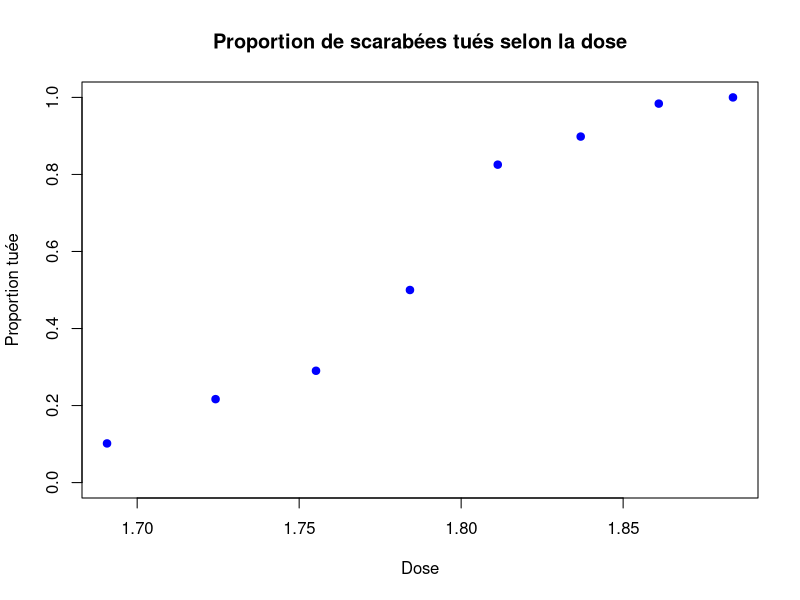
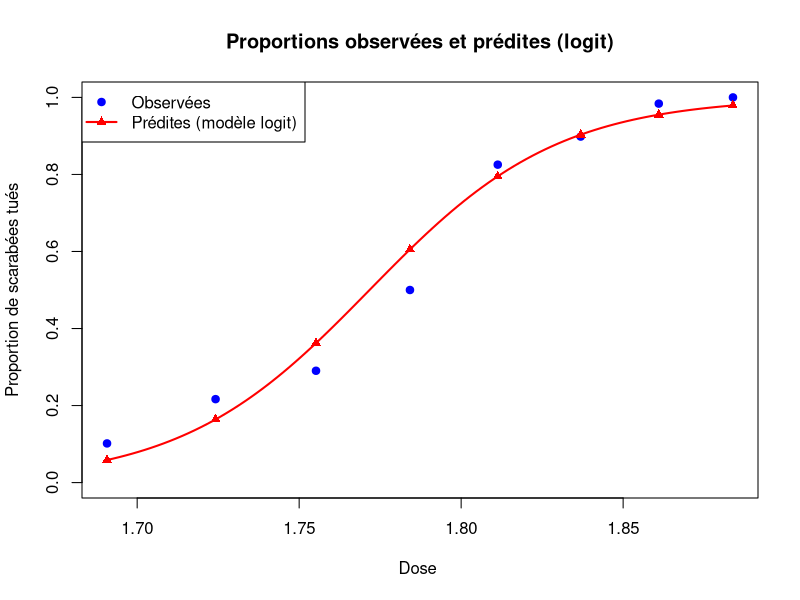
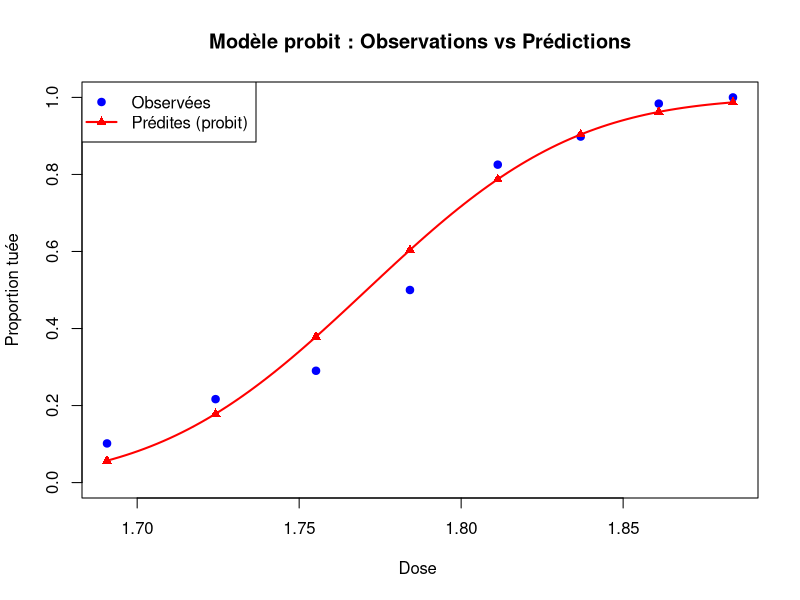
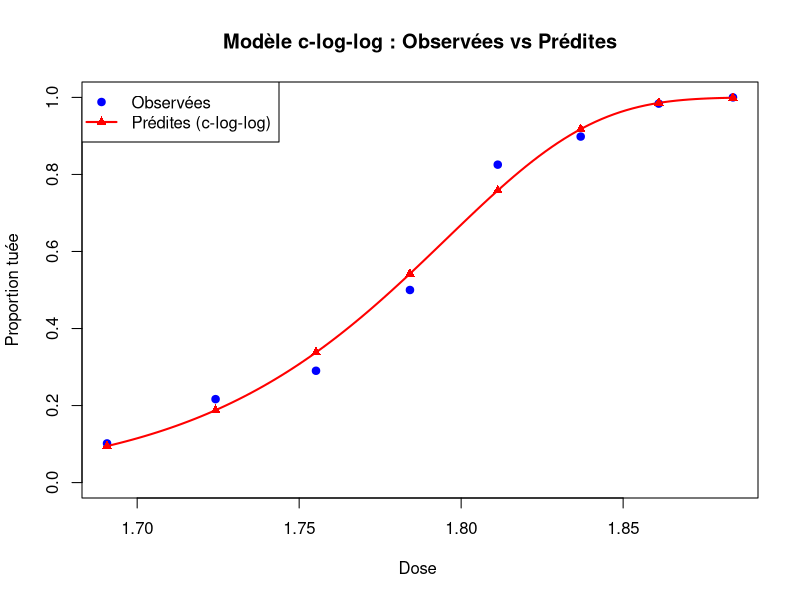

Reproduce these figures in R, in order.

# Soient x: la dose, n; le nombre de scarabées, et y: le nombre de scarabées touchés

#Données et  Variables globales :

x <- c(1.6907, 1.7242, 1.7552, 1.7842, 1.8113, 1.8369, 1.8610, 1.8839)
n <- c(59, 60, 62, 56, 63, 59, 62, 60)
y <- c(6, 13, 18, 28, 52, 53, 61, 60)


p_obs <- y / n # Proportions observées de scarabées tués à chaque dose

X <- cbind(1, x) # Construction de la matrice des xi: une seule fois pour tous les modèles

tol <- 1e-6    #  # Valeur de tolérance de convergence (pour l'algorithme Newton - Raphson ): pour les 3 modèles

max_iter <- 100

## Le graphique de la proportion observée: pi=Yi/ni en fonction de la dose Xi 

plot(x, p_obs, pch = 19, col = "blue",
     main = "Proportion de scarabées tués selon la dose",
     xlab = "Dose", ylab = "Proportion tuée", ylim = c(0,1))

#=====================================================
# Commentaires sur l'allure de la relation dose-reponse:
#======================================================

# La proportion de scarabées tués augmente avec la dose d'insecticide.
# Pour les plus faibles doses, la mortalité reste faible, puis elle croît rapidement entre 1.78 et 1.83
# avant d'atteindre presque 100% pour les plus fortes doses(>1.86).

#-----------------------------------------------------
#============= Fonctions communes aux 3 modeles  ====================:
#-----------------------------------------------------

deviances <- function(y, n, p_pred) {
  2 * sum(
    ifelse(y == 0, 0, y * log(y / (n * p_pred))) +
      ifelse(y == n, 0, (n - y) * log((n - y) / (n * (1 - p_pred))))
  )
}
chi2_pearson <- function(y, n, p_pred) {
  sum((y - n * p_pred)^2 / (n * p_pred * (1 - p_pred)))
}
#=============Logit=====================
#) Implémentation de  l’algorithme de Newton-Raphson jusqu’à convergence.
beta_logit=matrix(c(0,0), ncol=1)
iter <- 1
diff <- Inf   # initialiser la différence
while(diff > tol && iter < max_iter){
  eta <- X %*% beta_logit
  p   <- 1/(1+exp(-eta))
  mu  <- n * p
  U   <- t(X) %*% (y - mu)                           # score
  W   <- diag(as.numeric(n * p * (1-p)))
  I   <- t(X) %*% W %*% X                            # Fisher
  beta_new <- beta_logit + solve(I, U)                     # mise à jour
  diff <- max(abs(beta_new - beta_logit))
  beta_logit <- beta_new; iter <- iter + 1
}
b_logit <- as.numeric(beta_logit)

cat("Estimateurs du maximum de vraisemblance obtenus :\n",b_logit)
# -------------------------
# c) PRÉDICTIONS
# -------------------------

# i) Les valeurs prédites linéaires.
eta_logit <- X %*% beta_logit
eta_logit

#ii) Les proportions prédites.
p_logit <- 1 / (1 + exp(-eta_logit))
p_logit
# iii) Les effectifs prédits pour chaque dose.
Y_logit <- n * p_logit
Y_logit

# -------------------------
# d) Visualisation des résultats :
# -------------------------
plot(x, p_obs, pch = 19, col = "blue",
     main = "Proportions observées et prédites (logit)",
     xlab = "Dose ",
     ylab = "Proportion de scarabées tués",
     ylim = c(0, 1))

# Courbe prédite logistique
curve(1 / (1 + exp(-(beta_logit[1] + beta_logit[2] * x))),
      add = TRUE, col = "red", lwd = 2)

points(x, p_logit, col = "red", pch=17)

legend("topleft",
       legend = c("Observées", "Prédites (modèle logit)"),
       col = c("blue", "red"), pch = c(19, 17), lwd = c(NA, 2))

# Commentaires sur la qualité de l’ajustement:

#Le modèle logit arrive globalement à bien suivre la forme des données. La probabilité de mortalité augmente
#bien avec la dose, et la courbe ajustée passe très proche des points, surtout pour les doses moyennes et
#élevées. Aux faibles doses, on voit que le modèle (les points en bleu ) a tendance à prédire un peu trop de mortalité, et autour
#du milieu de la plage de doses il sous-estime légèrement. Mais ces écarts restent modestes. Dans l’ensemble,
#l’ajustement est satisfaisant et la tendance est capturée correctement.


# -------------------------
# e) Diagnostics :
# -------------------------
# La deviance D pour ce modèle
D_logit <- deviances(y, n, p_logit)
D_logit

# La statistique du χ2 de Pearson
X2_logit <- chi2_pearson(y, n, p_logit)
X2_logit


#------------------------------------------------------------------------------
#=============Probit=====================
#------------------------------------------------------------------------------
beta_probit=matrix(c(0,0), ncol=1)
iter <- 1
diff <- Inf   # initialiser la différence
while(diff > tol && iter < max_iter){
  eta <- X %*% beta_probit
  p   <- pnorm(eta)
  phi <- dnorm(eta)
  mu  <- n * p
  # score et Fisher
  U   <- t(X) %*% ((y - mu) * (phi / (p*(1-p))))
  W   <- diag(as.numeric(n * (phi^2) / (p*(1-p))))
  I   <- t(X) %*% W %*% X
  beta_new <- beta_probit + solve(I, U)
  diff <- max(abs(beta_new - beta_probit))
  beta_probit <- beta_new; iter <- iter + 1
}
b_probit <- as.numeric(beta_probit)
cat("Estimateurs du maximum de vraisemblance obtenus :\n",b_probit)

# -------------------------
# c) PRÉDICTIONS
# -------------------------

# (i) Valeurs linéaires prédites
eta_probit <- X %*% beta_probit
eta_probit

#(ii) Proportions prédites 
p_probit <-pnorm(eta_probit)
p_probit
# (iii) Effectifs prédits Ŷ_i = n_i * p̂_i
Y_probit <- n * p_probit 
Y_probit

# -------------------------
# d) Visualisation des résultats :
# -------------------------
plot(x, p_obs, pch = 19, col = "blue",
     xlab = "Dose ", ylab = "Proportion tuée",
     main = "Modèle probit : Observations vs Prédictions",
     ylim = c(0,1))

curve(pnorm(beta_probit[1] + beta_probit[2]*x), add = TRUE, col = "red", lwd = 2)
points(x, p_probit, col = "red", pch = 17)

legend("topleft", legend = c("Observées", "Prédites (probit)"),
       col = c("blue", "red"), pch = c(19,17), lwd = c(NA,2))


# Commentaires sur la qualité de l’ajustement:

#L'ajustement (la courbe en rouge ) suit très bien la tendance générale des observations: 
#Comme pour le modele logit, on observe une legère surestimation de la mortalité par le modèle (les points en bleu) aux faibles doses, et une sous estimation aux doses intermediaires.
#Pour les fortes doses, l'ajustement est très bon: les points et la courbe se confondent presque .


# -------------------------
# e) Diagnostics :
# -------------------------
# La deviance D pour ce modèle
D_probit <- deviances(y, n, p_probit)
D_probit

# La statistique du χ2 de Pearson
X2_probit <- chi2_pearson(y, n, p_probit)
X2_probit


#------------------------------------------------------------------------------
#=============C-log-log=====================
#------------------------------------------------------------------------------
beta_log=matrix(c(0,0), ncol=1)
iter <- 1
diff <- Inf   # initialiser la différence
while(diff > tol && iter < max_iter){
  eta <- X %*% beta_log
  p   <- 1 - exp(-exp(eta))                 # p(eta)
  dp  <- exp(eta - exp(eta))                # dp/d(eta)
  mu  <- n * p
  
  # Score et Fisher
  U <- t(X) %*% ((y - mu) * (dp / (p * (1 - p))))
  W <- diag(as.numeric(n * (dp^2) / (p * (1 - p))))
  I <- t(X) %*% W %*% X
  
  beta_new <- beta_log + solve(I, U)
  diff <- max(abs(beta_new - beta_log))
  beta_log <- beta_new; iter <- iter + 1
}
b_log <- as.numeric(beta_log)
cat("Estimateurs du maximum de vraisemblance obtenus :\n",b_log)

# -------------------------
# c) PRÉDICTIONS
# -------------------------

# (i) Valeurs linéaires prédites
eta_log <- X %*% beta_log
eta_log

#(ii) Proportions prédites p̂_i
p_log <-1 - exp(-exp(eta_log))
p_log
# (iii) Effectifs prédits Ŷ_i = n_i * p̂_i
Y_log <- n * p_log
Y_log

# -------------------------
# d) Visualisation des résultats :
# -------------------------
plot(x, p_obs, pch = 19, col = "blue",
     xlab = "Dose ", ylab = "Proportion tuée",
     main = "Modèle c-log-log : Observées vs Prédites", ylim = c(0,1))
curve(1 - exp(-exp(beta_log[1] + beta_log[2]*x)), add = TRUE, col = "red", lwd = 2)
points(x, p_log, col = "red", pch = 17)
legend("topleft", legend = c("Observées", "Prédites (c-log-log)"),
       col = c("blue", "red"), pch = c(19, 17), lwd = c(NA, 2))


# Commentaires sur la qualité de l’ajustement:
#Le modèle complémentaire log-log suit lui aussi très bien les données. Il fournit un ajustement satisfaisant
#et cohérent avec les données observées. Les écarts sont mineurs et ne remettent pas en cause la qualité du modèle


# -------------------------
# e) Diagnostics :
# -------------------------
# La deviance D pour ce modèle
D_log <- deviances(y, n, p_log)
D_log

# La statistique du χ2 de Pearson
X2_log <- chi2_pearson(y, n, p_log)
X2_log



#---------------------------------------------------------
#=========================Comparaison des modeles: ======
#-------------------------------------------------------

res <- data.frame(
  Modele = c("Logit", "Probit", "C-log-log"),
  beta0  = c(b_logit[1],b_probit[1],b_log[1]),
  beta1  = c(b_logit[2],b_probit[2],b_log[2]),
  
  Deviance = c(D_logit,D_probit,D_log),    # valeurs calculées D
  Chi2_Pearson = c(X2_logit,X2_probit,X2_log)     # valeurs calculées X2
)
res

# Comparaison des estimateurs des paramètres obtenus pour chaque modèle:
#Les trois modèles (logit, probit et c-log-log) donnent tous un coefficient beta1_chapeau > 0, ce qui confirme que la probabilité de mortalité augmente avec la dose.
#Les modèles sont donc cohérents sur l’effet principal.

#Les valeurs diffèrent cependant selon le modèle :(probit,c-log-log ou logit). 

#Les valeurs des coefficients changent selon la fonction de lien, car elles n’utilisent pas la même échelle. Malgré cela, les trois modèles indiquent tous que la dose augmente la probabilité de mortalité.

#Sélection du modèle :
# Proposition de critère de sélection basé sur la deviance:

#Comme nos trois modèles ont le même nombre de paramètres (beta0, beta1) et sont ajustés sur les mêmes données, on peut comparer directement leurs déviances résiduelles (plus petit = meilleur ajustement)

# Avantages et inconvénients de chaque modèle:

#### Modèle logistique :

#- Avantages :
# Interprétation intuitive : les coefficients peuvent être transformés en rapport de cotes, ce qui facilite la compréhension des effets.
#- Relativement robuste aux valeurs extrêmes dans les données, comparé à un modèle linéaire classique.

# - Inconvénients :
#- Nécessite des échantillons d’au moins 10 à 20 observations pour obtenir des estimations stables et fiables.
#- L’hypothèse que les erreurs suivent une loi logistique peut être restrictive si la vraie distribution est très asymétrique.
#- Le modèle suppose une relation symétrique entre les variables explicatives et la probabilité de l’événement.


# Modèle probit :


# - Avantages :
#- Relativement robuste aux valeurs aberrantes dans les données.
#- Adapté à la modélisation de variables dépendantes discrètes.

#- Inconvénients :
#- Nécessite des échantillons de grande taille pour obtenir des estimations stables et fiables.
#- Les coefficients ne s’interprètent pas directement comme des variations marginales de la probabilité, ce qui peut rendre leur interprétation complexe.
#- L’hypothèse de distribution normale des erreurs peut ne pas être vérifiée dans certaines situations réelles, ce qui peut biaiser les résultats.


#### Modèle c-log-log :

#### - Avantages :
#- Asymétrique donc mieux adapté aux situations où la probabilité d’un événement est très faible ou très élevée.

#### - Inconvénients :
#- Suppose une distribution asymétrique des erreurs, ce qui peut ne pas convenir à toutes les données.
#- Si la relation est symétrique entre probabilité et prédicteurs, le modèle logistique ou le modèle probit peuvent mieux convenir.


# Conclusion :
##  Le  modèle qui semble le plus adapté aux données ?
#-Sur la base de la déviance résiduelle, **le modèle complémentaire log-log** obtient la valeur la plus faible parmi les trois, ce qui indique un ajustement numérique légèrement meilleur.

##  - Justification du  choix du modèle retenu en s’appuyant sur les résultats numériques et graphiques:

#- Les trois modèles décrivent correctement la relation dose–réponse et fournissent des estimateurs similaires pour l’effet de la dose (beta1_chapeau > 0). Visuellement, les ajustements sont proches et tous reproduisent bien la montée de la mortalité avec la dose.

#- D’un point de vue numérique, le modèle complémentaire log-log présente la déviance résiduelle la plus faible et la plus petite statistique de Pearson. Cela suggère un ajustement légèrement meilleur. 
#- Graphiquement, la courbe prédite par le modele c-log-log suit bien la forme observée : mortalité faible à faible dose, puis forte augmentation à forte dose;

#-En conclusion, si l’on doit sélectionner un modèle selon la déviance, **le modèle complémentaire log-log peut être retenu **. Mais les trois modèles sont cohérents et mènent à la même interprétation.
